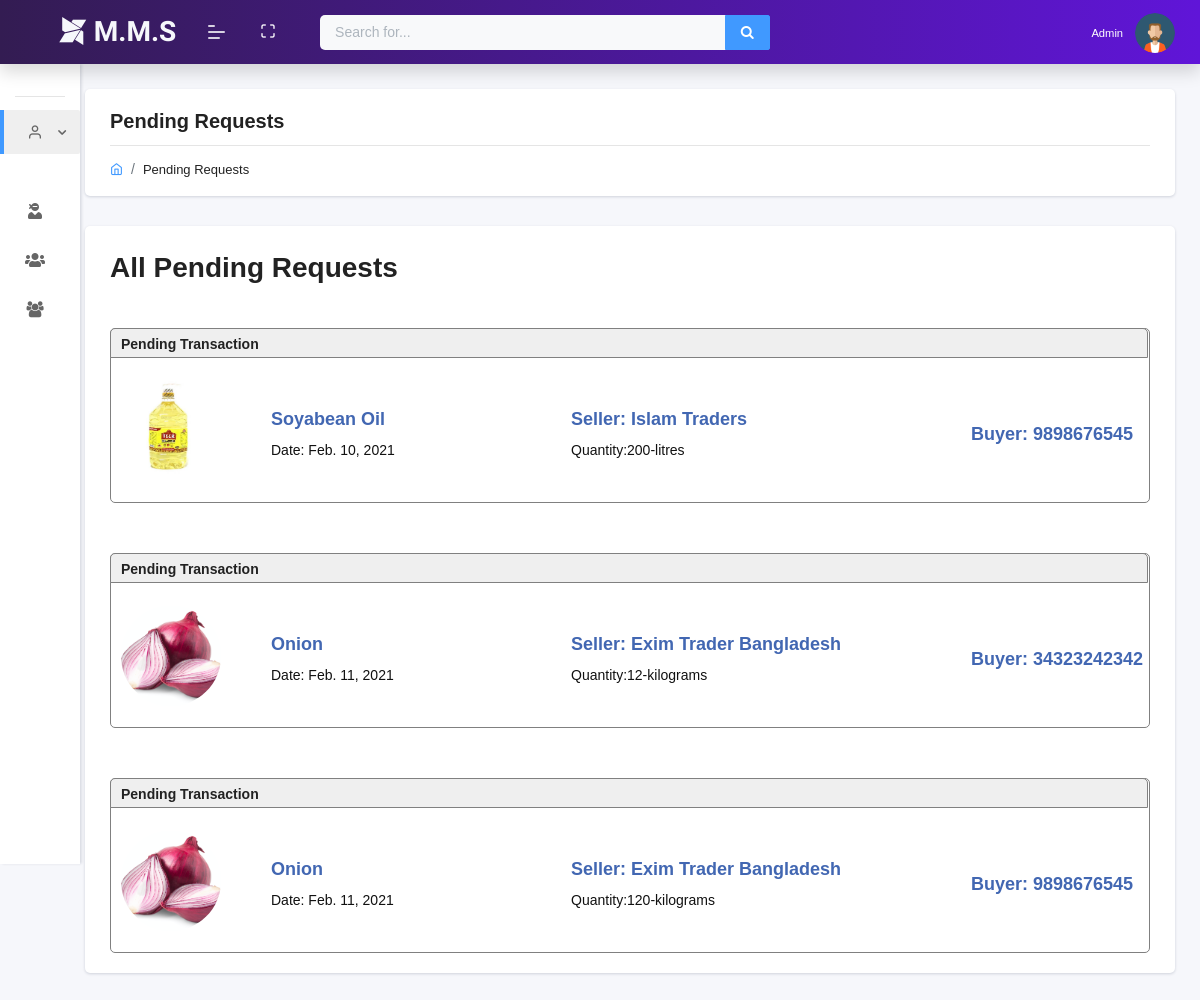
Page /pending-records (signed in) on the earlier database version.
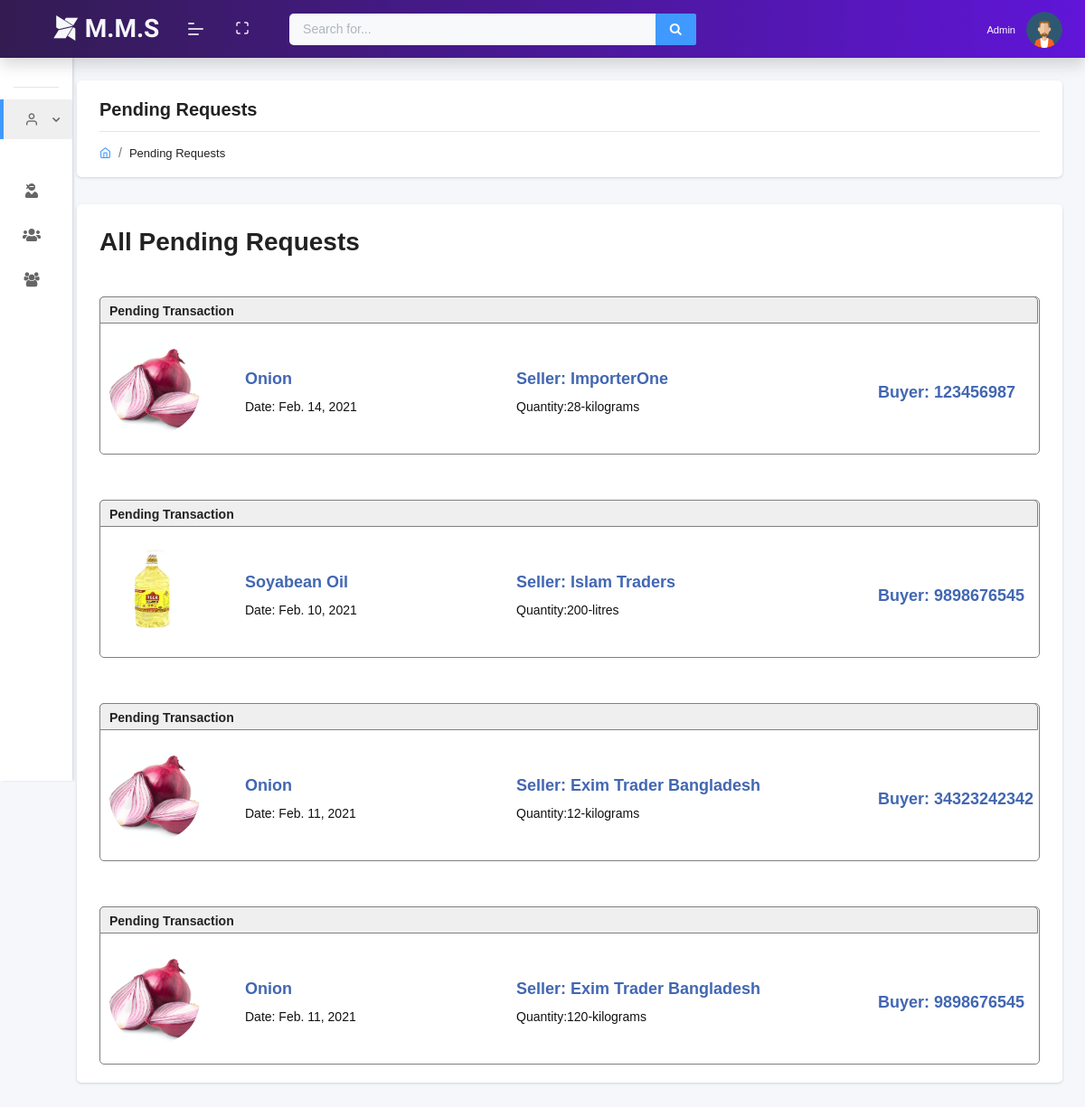
Same page on the later database version.
### accounts/models.py (models this page shows, shortened)
class User(AbstractUser):
    username = models.CharField(unique=True, max_length=50, error_messages={
        'unique': "A user with that name already exists.",
    })
    email = models.EmailField(unique=True, blank=False, error_messages={
        'unique': "A user with that email already exists."})
    trade_license_no = models.PositiveBigIntegerField(unique=True, null=True, blank=False,
                                                      error_messages={'unique': "A user with that trade license is already exists.",
                                                                      })
    role = models.CharField(choices=ROLE, max_length=15, error_messages={
        'required': "Role must be provided"
    })
    signed_up = models.DateField(default=date.today)
    USERNAME_FIELD = "email"
    REQUIRED_FIELDS = ['username', ]
    objects = UserManager()

class UserProfile(models.Model):
    user = models.OneToOneField(
        User, on_delete=models.CASCADE, primary_key=True)
    image = models.ImageField(blank=True, null=True,
                              default='avatar.png', upload_to='profile_pics')
    division = models.CharField(
        max_length=30, null=True, blank=True)
    district = models.CharField(
        max_length=30, null=True, blank=True)
    upazila = models.CharField(
        max_length=30, null=True, blank=True)
    industry_type = models.CharField(max_length=100, null=True, blank=True)
    objects = UserProfileManager()

### lenden/models.py (models this page shows, shortened)
class SellProduct(models.Model):
    seller = models.ForeignKey(User, on_delete=models.CASCADE)
    buyer = models.CharField(max_length=30)
    product = models.ForeignKey(Product, on_delete=models.CASCADE)
    quantity = models.PositiveIntegerField(error_messages={
        'required': "Quantity must be provided"})
    unit = models.CharField(choices=UNIT, max_length=20)
    price = models.PositiveIntegerField()
    pending = models.BooleanField(default=True, null=True)
    sell_date = models.DateField()
    created_at = models.DateField(auto_now_add=True)
    def __str__(self):
        return f'{self.seller.username} -sold- {self.product.name}'

class Product(models.Model):
    name = models.CharField(max_length=50)
    icon = models.ImageField(default='product.png', upload_to='product_images')

### lenden/views.py (the view)
# urls.py: path('pending-records', PendingBuyingRecodrs.as_view(), name='pending-records'),
class PendingBuyingRecodrs(ListView):
    model = SellProduct
    template_name = 'lenden/pending_requests.html'
    context_object_name = 'chalans'
    paginate_by = 3
    def get_context_data(self, **kwargs):
        context = super().get_context_data(**kwargs)
        if self.request.user.role == '':
            pending_records = SellProduct.objects.filter(
             pending=True).order_by('-id')
            print(pending_records)
        else:
            pending_records = SellProduct.objects.filter(
            buyer=self.request.user.trade_license_no, pending=True).order_by('-id')
        context['pending_records'] = pending_records
        return context

### templates/lenden/pending_requests.html (shortened to what this page needs)
{% extends "layouts/base.html" %} {% load static %} {% load humanize %}
{% block content %}
<div class="page-header">
  <div class="page-block">
    <div class="row align-items-center">
      <div class="col-md-12">
        <div class="page-header-title">
          <h5 class="m-b-10">Pending Requests</h5>
        </div>
        <ul class="breadcrumb">
          <li class="breadcrumb-item">
            <a href="{% url 'accounts:home' %}"
              ><i class="feather icon-home"></i
            ></a>
          </li>
          <li class="breadcrumb-item"><a href="#">Pending Requests</a></li>
        </ul>
      </div>
    </div>
  </div>
</div>
<div id="product_chart" class="row">
  <div class="col-12">
    <div class="card">
      <div class="card-header">
        <h3 style="text-transform: capitalize">All Pending Requests</h3>
      </div>
      {% if pending_records %} {% for record in pending_records %}
      <div class="card-body" style="position: relative">
        <div id="fb">
          <div id="fb-top">
            <p><b>Pending Transaction</b></p>
          </div>
          <img
            src="{{ record.product.icon.url }}"
            height="100"
            width="100"
            alt="Image of prodct"
          />
          <p class="info" id="info">
            <b>{{record.product.name}}</b> <br />
            <span>Date: {{ record.sell_date }} </span>
          </p>
          <p class="info" id="info2">
            <b>Seller: {{ record.seller.username }} </b> <br /><span
              >Quantity:{{ record.quantity }}-{{record.unit}}</span
            >
          </p>
          <p class="info" id="info3"><b>Buyer: {{ record.buyer}}</b></p>
        </div>
      </div>
      {% endfor %} {% else %}
      <div class="card-body" style="position: relative">
        <p style="color: #680000">No Pending Transactions</p>
      </div>
      {% endif %}
    </div>
  </div>
</div>
{% endblock content %}

### templates/layouts/base.html (shortened to what this page needs)
{% load static %} {% load notifications_tags %}
<!DOCTYPE html>
<html lang="en">
  <head>
    <link rel="stylesheet" href="{% static 'css/style.css' %}" />
    <link rel="stylesheet" href="{% static '/css/dashboard/dashboard.css' %}" />
  </head>
  <body>
    {% include 'includes/sidebar.html' %}
    {% include 'includes/navigation.html' %}
    <div class="pcoded-main-container">
      <div class="pcoded-content">
        {% block content %}{% endblock content %}
      </div>
    </div>
  </body>
</html>

### templates/includes/sidebar.html (shortened to what this page needs)
<nav class="pcoded-navbar menupos-fixed menu-light animated--grow-in">
    <div class="navbar-wrapper">
        <div class="navbar-content scroll-div">
            <ul class="nav pcoded-inner-navbar">
                <li class="nav-item pcoded-menu-caption">
                </li>
                <li class="nav-item pcoded-hasmenu pcoded-trigger">
                    <a href="#" class="nav-link {% if 'index' in segment %} active {% endif %}">
                        <span class="pcoded-micon"> <i class="feather icon-user"></i></span
            ><span class="pcoded-mtext"> User Info</span></a>
                    <div class="pcoded-submenu" style="display: block">
                    </div>
                </li>
                <li class="nav-item {% if 'all_importers' in segment %} active {% endif %}">
                    <a href="{% url 'accounts:user-type-view' 'importer' %}" class="nav-link"><span class="pcoded-micon"><i class="fas fa-user-ninja"></i></span
            ><span class="pcoded-mtext">Impoters</span></a
          >
        </li>
        <li
          class="nav-item {% if 'all_retailers' in segment %} active {% endif %}"
        >
          <a href="{% url 'accounts:user-type-view' 'retailer' %}" class="nav-link"
            ><span class="pcoded-micon"><i class="fas fa-users"></i></span
            ><span class="pcoded-mtext">Retailers</span></a
          >
        </li>
        <li
          class="nav-item {% if 'all_wholesellers' in segment %} active {% endif %}"
        >
          <a href="{% url 'accounts:user-type-view' 'wholeseller' %}" class="nav-link"
            ><span class="pcoded-micon"><i class="fa fa-users"></i></span
            ><span class="pcoded-mtext">Wholesellers</span></a
          >
        </li>
      </ul>
    </div>
    </div>
</nav>

### templates/includes/navigation.html (shortened to what this page needs)
{% load static %} {% load notifications_tags %}
<header class="navbar pcoded-header navbar-expand-lg navbar-light headerpos-fixed header-blue shadow">
    <div class="m-header justify-content-center">
        <a title="Menu" class="mobile-menu" id="mobile-collapse" href="#!"><span></span></a>
        <a title="Home" href="{% url 'accounts:home' %}" class="b-brand">
            <h3 style="font-family: 'LANGAR'; margin-bottom: 0; color: #f6f7fb;">
                <i class="fa fa-modx"> </i> M.M.S
            </h3>
        </a>
    </div>
    <div class="collapse navbar-collapse">
        <ul class="navbar-nav mr-auto">
            <li title="Full Scren" class="nav-item">
                <a href="#!" class="full-screen" onclick="javascript:toggleFullScreen()"><i class="feather icon-maximize"></i
        ></a>
            </li>
            <li class="nav-item">
                <form class="d-none d-sm-inline-block form-inline mr-auto ml-md-3 my-2 my-md-0 mw-100 navbar-search" style="width: 450px;">
                    <div class="input-group">
                        <input type="text" class="form-control bg-light border-0 small" placeholder="Search for..." aria-label="Search" aria-describedby="basic-addon2" />
                        <div class="input-group-append">
                            <button title="Search" class="btn btn-primary" type="button">
          <i class="fa fa-search fa-sm"></i>
        </button>
                        </div>
                    </div>
                </form>
            </li>
        </ul>
        <ul class="navbar-nav ml-auto">
                {% notifications_unread as unread_count %}
      <li title="User Menu" class="nav-item dropdown no-arrow">
        <a
          class="nav-link dropdown-toggle"
          href="#"
          id="userDropdown"
          role="button"
          data-toggle="dropdown"
          aria-haspopup="true"
          aria-expanded="false">
          {% if request.user.role == 'importer' or request.user.role == 'wholeseller' or request.user.role == 'retailer' %}
          <span class="mr-2 text-white d-none d-lg-inline text-gray-600 small">{{ request.user.username }}</span>
          {% else %}
          <span class="mr-2 text-white d-none d-lg-inline text-gray-600 small">Admin</span>
          {% endif %}
          <img
            class="img-radius wid-40"
            alt="User-Profile-Image"
            src="{{ request.user.userprofile.image.url }}"
          />
        </a>
      </li>
    </ul>
  </div>
</header>

### templates/includes/scripts.html (shortened to what this page needs)
{% load static %}

### static/css/style.css (style rules this page uses)
.pcoded-inner-navbar a { font-size: 0.85rem !important; }

### static/css/dashboard/dashboard.css (style rules this page uses)
.animated--grow-in, .sidebar .nav-item .collapse { -webkit-animation-name: growIn; animation-name: growIn; -webkit-animation-duration: 200ms; animation-duration: 200ms; -webkit-animation-timing-function: transform cubic-bezier(0.18, 1.25, 0.4, 1), opacity cubic-bezier(0, 1, 0.4, 1); animation-timing-function: transform cubic-bezier(0.18, 1.25, 0.4, 1), opacity cubic-bezier(0, 1, 0.4, 1); }
.dropdown.no-arrow .dropdown-toggle::after { display: none; }
.pcoded-header { min-height: 4rem; }
.pcoded-header.header-blue { background: -webkit-gradient( linear, left top, right top, from(#331c52), to(#6015d8) ); background: linear-gradient(to right, #331c52, #6015d8); color: rgba(255, 255, 255, 0.8); }
.pcoded-navbar { margin-top: 4rem; width: 18vw; }
.pcoded-navbar.navbar-collapsed { width: 80px; }

### templates/lenden/pending_requests.html (style rules this page uses)
#fb { width: 100%; border: 1px solid gray; border-radius: 5px; position: relative; height: 175px; margin-top: 10px; }
#fb p { font-family: sans-serif; margin: 0 0 0 10px; line-height: 30px; }
#fb-top { background-color: #efefef; height: 30px; width: 100%; border-radius: 5px 5px 0 0; position: absolute; top: -1px; left: -1px; border: 1px solid gray; }
#fb img { position: absolute; left: 10px; top: 52.5px; border-radius: 50%; object-fit: cover; }
#info { position: absolute; left: 150px; top: 75px; }
#info2 { position: absolute; left: 450px; top: 75px; }
#info3 { position: absolute; left: 850px; top: 90px; }
.info { color: #4267b2; line-height: 25px; font-size: 18px; }
.info span { color: #111; font-size: 14px; }

Differences in the rows shown:
now on this page (row edited): SellProduct: product.icon (picture), product.name "Onion", sell_date "Feb. 14, 2021", seller.username "ImporterOne", quantity "28", unit "kilograms", buyer "123456987"
